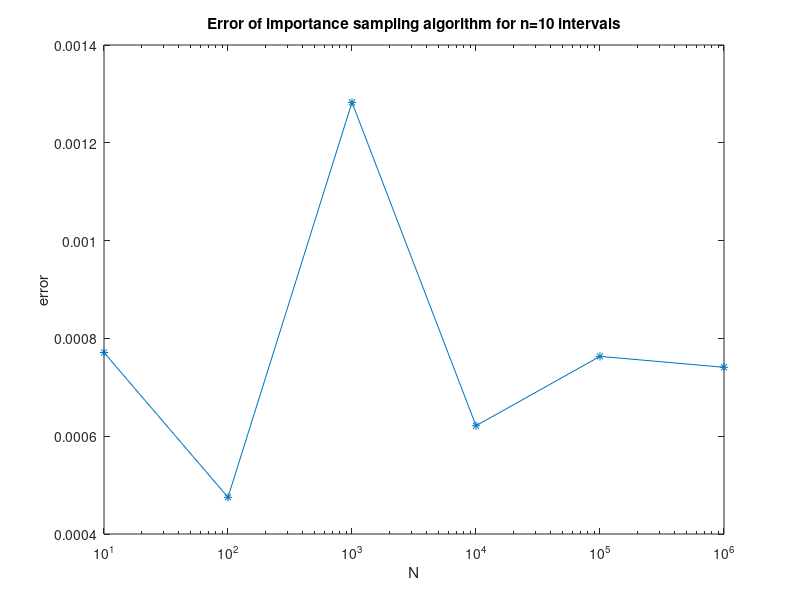

This figure's MATLAB source:
clear all
close all
clc;

n  = 10;
R  = 0.5;
dx = R / n;

N  = [10, 100, 1000, 10000, 100000, 1000000];

error = zeros ( length(N), 1 );
app   = zeros ( length(N), 1 );
area  = zeros ( length(N), 1 );

for k = 1:length(N)
    
    X  = R * rand ( N(k), 1 );
    func = zeros ( N(k), 1 );
    
    for i = 1:n
        x(i) = dx * ( i - 1/2 );
        phat(i) = sqrt ( R^2 - x(i)^2);
        y(i) = dx * i;
    end
    
    Ip = sum ( dx * phat );
    p  = phat / Ip;
    
    for l = 1:(length(x)-1);
        j = find ( X < y(l+1) & X >= y(l) );
        func(j) = p(l+1);
    end
    
    jj = find ( X < y(1) );
    func(jj) = p(1);
    
    fvalue    = sqrt ( R^2 - X.^2 );
    app (k,1)   = mean ( fvalue ./ func );
    area (k,1)  = ( pi / 4 ) * R^2;
    error (k,1) = abs ( area(k,1) - app(k,1) );
    
end

semilogx (N, error, '-*')
title('Error of importance sampling algorithm for n=10 intervals');
xlabel('N');
ylabel('error');